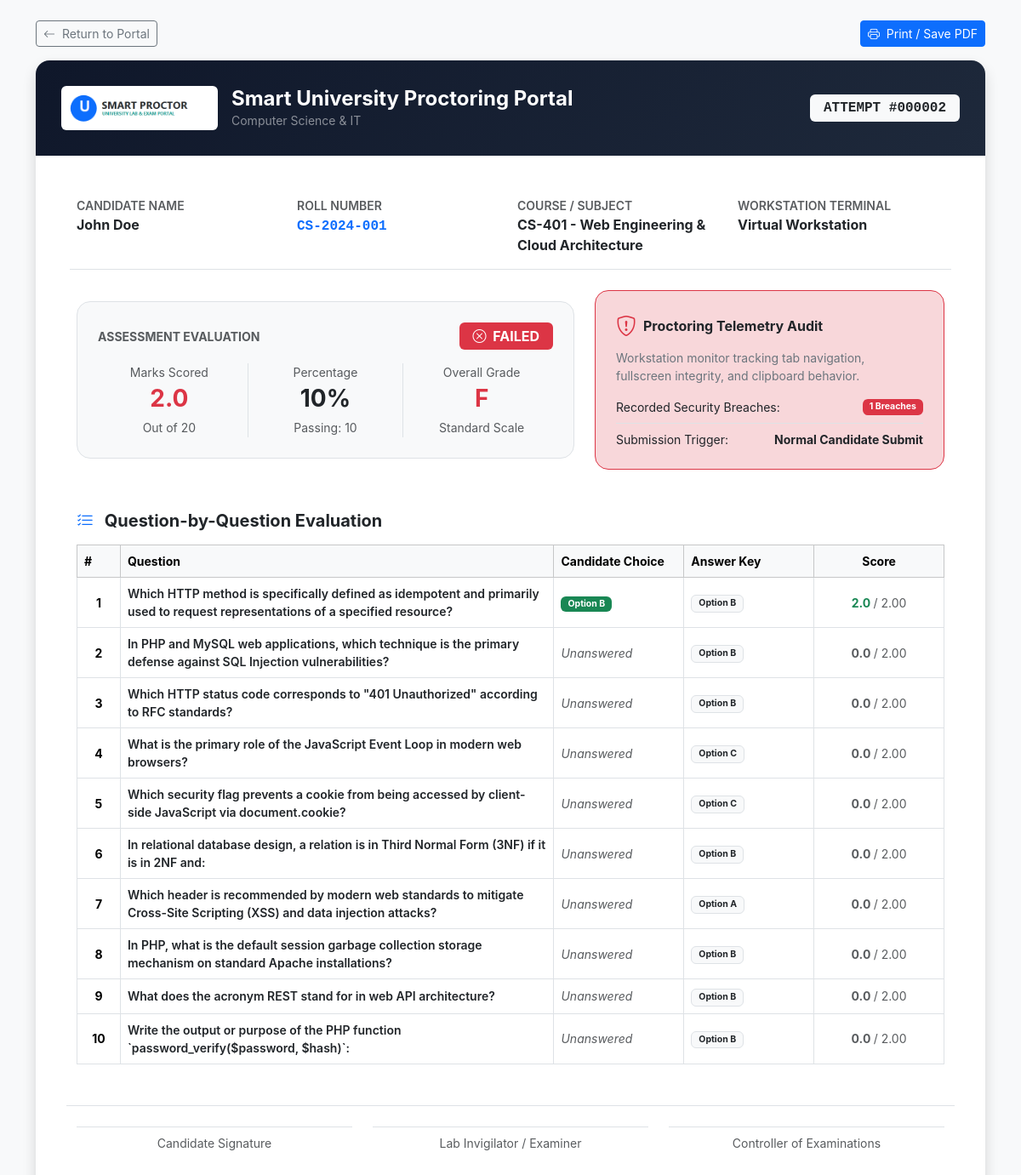
Screenshot of /student/result_card.php?attempt_id=2 (signed in) with the database file from the repository.
### tables this page shows
CREATE TABLE `exam_attempts` (
  `id` int(11) NOT NULL AUTO_INCREMENT,
  `exam_id` int(11) NOT NULL,
  `student_id` int(11) NOT NULL,
  `lab_pc_id` int(11) DEFAULT NULL,
  `start_time` datetime DEFAULT current_timestamp(),
  `end_time` datetime DEFAULT NULL,
  `submitted_at` datetime DEFAULT NULL,
  `total_score` decimal(6,2) DEFAULT 0.00,
  `status` enum('in_progress','completed','disqualified','timed_out') NOT NULL DEFAULT 'in_progress',
  `violation_count` int(11) NOT NULL DEFAULT 0,
  `is_auto_submitted` tinyint(1) NOT NULL DEFAULT 0,
  `ip_address` varchar(45) DEFAULT NULL,
  PRIMARY KEY (`id`),
  KEY `exam_id` (`exam_id`),
  KEY `student_id` (`student_id`),
  KEY `lab_pc_id` (`lab_pc_id`),
  CONSTRAINT `exam_attempts_ibfk_1` FOREIGN KEY (`exam_id`) REFERENCES `exams` (`id`) ON DELETE CASCADE,
  CONSTRAINT `exam_attempts_ibfk_2` FOREIGN KEY (`student_id`) REFERENCES `users` (`id`) ON DELETE CASCADE,
  CONSTRAINT `exam_attempts_ibfk_3` FOREIGN KEY (`lab_pc_id`) REFERENCES `lab_pcs` (`id`) ON DELETE SET NULL
);

CREATE TABLE `courses` (
  `id` int(11) NOT NULL AUTO_INCREMENT,
  `course_code` varchar(30) NOT NULL,
  `course_name` varchar(150) NOT NULL,
  `department` varchar(100) NOT NULL,
  `teacher_id` int(11) DEFAULT NULL,
  `description` text DEFAULT NULL,
  `created_at` datetime DEFAULT current_timestamp(),
  PRIMARY KEY (`id`),
  UNIQUE KEY `course_code` (`course_code`),
  KEY `teacher_id` (`teacher_id`),
  CONSTRAINT `courses_ibfk_1` FOREIGN KEY (`teacher_id`) REFERENCES `users` (`id`) ON DELETE SET NULL
);

CREATE TABLE `users` (
  `id` int(11) NOT NULL AUTO_INCREMENT,
  `username` varchar(50) NOT NULL,
  `email` varchar(100) NOT NULL,
  `password` varchar(255) NOT NULL,
  `full_name` varchar(100) NOT NULL,
  `role` enum('admin','teacher','student') NOT NULL DEFAULT 'student',
  `roll_number` varchar(50) DEFAULT NULL,
  `phone` varchar(20) DEFAULT NULL,
  `avatar` varchar(255) DEFAULT 'default_avatar.png',
  `status` enum('active','inactive') NOT NULL DEFAULT 'active',
  `created_at` datetime DEFAULT current_timestamp(),
  PRIMARY KEY (`id`),
  UNIQUE KEY `username` (`username`),
  UNIQUE KEY `email` (`email`)
);

CREATE TABLE `exams` (
  `id` int(11) NOT NULL AUTO_INCREMENT,
  `course_id` int(11) NOT NULL,
  `teacher_id` int(11) NOT NULL,
  `title` varchar(200) NOT NULL,
  `description` text DEFAULT NULL,
  `exam_code` varchar(30) NOT NULL,
  `duration_minutes` int(11) NOT NULL DEFAULT 45,
  `total_marks` decimal(6,2) NOT NULL DEFAULT 50.00,
  `passing_marks` decimal(6,2) NOT NULL DEFAULT 20.00,
  `max_violations` int(11) NOT NULL DEFAULT 3,
  `start_time` datetime NOT NULL,
  `end_time` datetime NOT NULL,
  `status` enum('draft','published','ongoing','completed') NOT NULL DEFAULT 'draft',
  `shuffle_questions` tinyint(1) NOT NULL DEFAULT 1,
  `created_at` datetime DEFAULT current_timestamp(),
  PRIMARY KEY (`id`),
  UNIQUE KEY `exam_code` (`exam_code`),
  KEY `course_id` (`course_id`),
  KEY `teacher_id` (`teacher_id`),
  CONSTRAINT `exams_ibfk_1` FOREIGN KEY (`course_id`) REFERENCES `courses` (`id`) ON DELETE CASCADE,
  CONSTRAINT `exams_ibfk_2` FOREIGN KEY (`teacher_id`) REFERENCES `users` (`id`) ON DELETE CASCADE
);

CREATE TABLE `student_answers` (
  `id` int(11) NOT NULL AUTO_INCREMENT,
  `attempt_id` int(11) NOT NULL,
  `question_id` int(11) NOT NULL,
  `selected_option` varchar(20) DEFAULT NULL,
  `answer_text` text DEFAULT NULL,
  `marks_awarded` decimal(5,2) DEFAULT 0.00,
  `is_correct` tinyint(1) DEFAULT 0,
  `answered_at` datetime DEFAULT current_timestamp() ON UPDATE current_timestamp(),
  PRIMARY KEY (`id`),
  UNIQUE KEY `uniq_attempt_question` (`attempt_id`,`question_id`),
  KEY `question_id` (`question_id`),
  CONSTRAINT `student_answers_ibfk_1` FOREIGN KEY (`attempt_id`) REFERENCES `exam_attempts` (`id`) ON DELETE CASCADE,
  CONSTRAINT `student_answers_ibfk_2` FOREIGN KEY (`question_id`) REFERENCES `questions` (`id`) ON DELETE CASCADE
);

CREATE TABLE `questions` (
  `id` int(11) NOT NULL AUTO_INCREMENT,
  `exam_id` int(11) NOT NULL,
  `question_text` text NOT NULL,
  `question_type` enum('mcq','coding','short') NOT NULL DEFAULT 'mcq',
  `option_a` text DEFAULT NULL,
  `option_b` text DEFAULT NULL,
  `option_c` text DEFAULT NULL,
  `option_d` text DEFAULT NULL,
  `correct_option` varchar(20) NOT NULL,
  `marks` decimal(5,2) NOT NULL DEFAULT 2.00,
  `question_image` varchar(255) DEFAULT NULL,
  `created_at` datetime DEFAULT current_timestamp(),
  PRIMARY KEY (`id`),
  KEY `exam_id` (`exam_id`),
  CONSTRAINT `questions_ibfk_1` FOREIGN KEY (`exam_id`) REFERENCES `exams` (`id`) ON DELETE CASCADE
);

### student/result_card.php (the view, shortened to what the rows shown need)
<?php
$attemptId = !empty($_GET['attempt_id']) ? intval($_GET['attempt_id']) : 0;
$pdo = getDb();
$stmt = $pdo->prepare("SELECT a.*, e.title as exam_title, e.exam_code, e.total_marks, e.passing_marks, e.duration_minutes,
                       c.course_code, c.course_name, c.department,
                       u.full_name, u.roll_number, u.email,
                       p.pc_name, p.lab_room
                       FROM exam_attempts a
                       JOIN exams e ON a.exam_id = e.id
                       JOIN courses c ON e.course_id = c.id
                       JOIN users u ON a.student_id = u.id
                       LEFT JOIN lab_pcs p ON a.lab_pc_id = p.id
                       WHERE a.id = ?");
$stmt->execute([$attemptId]);
$attempt = $stmt->fetch();
$qStmt = $pdo->prepare("SELECT q.id as question_id, q.question_text, q.question_type, q.marks, q.correct_option,
                        sa.selected_option, sa.answer_text, sa.marks_awarded, sa.is_correct
                        FROM questions q
                        LEFT JOIN student_answers sa ON (sa.question_id = q.id AND sa.attempt_id = ?)
                        WHERE q.exam_id = ?
                        ORDER BY q.id ASC");
$qStmt->execute([$attemptId, $attempt['exam_id']]);
$answers = $qStmt->fetchAll();
$totalMarks = (float)$attempt['total_marks'];
$passingMarks = (float)$attempt['passing_marks'];
$obtainedMarks = (float)$attempt['total_score'];
$percentage = ($totalMarks > 0) ? round(($obtainedMarks / $totalMarks) * 100, 1) : 0;
$isDisqualified = ($attempt['status'] === 'disqualified');
$isPassed = (!$isDisqualified && $obtainedMarks >= $passingMarks);
?>
<!DOCTYPE html>
<html lang="en">
<head>
    <link rel="stylesheet" href="<?= BASE_URL ?>/assets/css/bootstrap.min.css">
    <link rel="stylesheet" href="<?= BASE_URL ?>/assets/css/bootstrap-icons.min.css">
    <link rel="stylesheet" href="<?= BASE_URL ?>/assets/css/style.css">
</head>
<body class="bg-light py-4">
<div class="container my-auto">
    <div class="card shadow border-0 rounded-4 overflow-hidden bg-white mb-4">
        <div class="scorecard-banner">
            <div class="d-flex flex-column flex-md-row justify-content-between align-items-md-center gap-3">
                <div class="d-flex align-items-center gap-3">
                    <div>
                        <h4 class="fw-bold mb-0 text-white"><?= htmlspecialchars(APP_NAME) ?></h4>
                        <div class="text-white-50 small"><?= htmlspecialchars($attempt['department'] ?? 'Department of Examinations') ?></div>
                    </div>
                </div>
                <div class="text-md-end">
                    <span class="badge bg-light text-dark font-monospace px-3 py-2 fs-6">
                        ATTEMPT #<?= str_pad($attempt['id'], 6, '0', STR_PAD_LEFT) ?>
                    </span>
                </div>
            </div>
        </div>
        <div class="card-body p-4 p-md-5">
            <div class="row g-3 mb-4 pb-3 border-bottom">
                <div class="col-sm-6 col-md-3">
                    <small class="text-muted text-uppercase fw-semibold d-block">Candidate Name</small>
                    <strong class="text-dark fs-6"><?= htmlspecialchars($attempt['full_name']) ?></strong>
                </div>
                <div class="col-sm-6 col-md-3">
                    <small class="text-muted text-uppercase fw-semibold d-block">Roll Number</small>
                    <strong class="font-monospace text-primary fs-6"><?= htmlspecialchars($attempt['roll_number'] ?? 'N/A') ?></strong>
                </div>
                <div class="col-sm-6 col-md-3">
                    <small class="text-muted text-uppercase fw-semibold d-block">Course / Subject</small>
                    <strong class="text-dark fs-6"><?= htmlspecialchars($attempt['course_code']) ?> - <?= htmlspecialchars($attempt['course_name']) ?></strong>
                </div>
            </div>
            <div class="row g-4 align-items-center mb-5">
                <div class="col-md-7">
                    <div class="p-4 rounded-4 bg-light border">
                        <div class="row g-3 text-center">
                            <div class="col-4">
                                <small class="text-muted d-block">Marks Scored</small>
                                <h3 class="fw-bold my-1 <?= $isPassed ? 'text-success' : 'text-danger' ?>">
                                    <?= number_format($obtainedMarks, 1) ?>
                                </h3>
                                <small class="text-muted">Out of <?= $totalMarks ?></small>
                            </div>
                            <div class="col-4 border-start border-end">
                                <small class="text-muted d-block">Percentage</small>
                                <h3 class="fw-bold my-1 text-dark"><?= $percentage ?>%</h3>
                                <small class="text-muted">Passing: <?= $passingMarks ?></small>
                            </div>
                        </div>
                    </div>
                </div>
                <div class="col-md-5">
                    <div class="p-4 rounded-4 border <?= ($attempt['violation_count'] > 0 ? 'bg-danger-subtle border-danger' : 'bg-success-subtle border-success') ?>">
                        <div class="d-flex justify-content-between align-items-center small">
                            <span>Recorded Security Breaches:</span>
                            <span class="badge <?= ($attempt['violation_count'] > 0 ? 'bg-danger' : 'bg-success') ?> px-2 py-1">
                                <?= $attempt['violation_count'] ?> Breaches
                            </span>
                        </div>
                    </div>
                </div>
            </div>
            <div class="table-responsive">
                <table class="table table-bordered align-middle small mb-0">
                    <thead class="table-light">
                        <tr>
                            <th style="width: 5%;">#</th>
                            <th style="width: 50%;">Question</th>
                            <th style="width: 15%;">Candidate Choice</th>
                            <th style="width: 15%;">Answer Key</th>
                            <th style="width: 15%;" class="text-center">Score</th>
                        </tr>
                    </thead>
                    <tbody>
                        <?php foreach ($answers as $idx => $ans):
                            $correct = ($ans['is_correct'] == 1);
                        ?>
                            <tr>
                                <td class="fw-bold text-center"><?= $idx + 1 ?></td>
                                <td>
                                    <div class="fw-semibold text-dark"><?= nl2br(htmlspecialchars($ans['question_text'])) ?></div>
                                </td>
                                <td>
                                    <?php if (!empty($ans['selected_option'])): ?>
                                        <span class="badge <?= $correct ? 'bg-success' : 'bg-danger' ?> px-2 py-1">
                                            Option <?= htmlspecialchars($ans['selected_option']) ?>
                                        </span>
                                    <?php else: ?>
                                        <span class="text-muted fst-italic">Unanswered</span>
                                    <?php endif; ?>
                                </td>
                                <td>
                                    <span class="badge bg-light text-dark border px-2 py-1">
                                        Option <?= htmlspecialchars($ans['correct_option']) ?>
                                    </span>
                                </td>
                                <td class="text-center">
                                    <strong class="<?= $correct ? 'text-success' : 'text-muted' ?>">
                                        <?= number_format($ans['marks_awarded'] ?? 0, 1) ?>
                                    </strong>
                                    <span class="text-muted">/ <?= $ans['marks'] ?></span>
                                </td>
                            </tr>
                        <?php endforeach; ?>
                    </tbody>
                </table>
            </div>
        </div>
    </div>
</div>
</body>
</html>

### rows the page displays
exam_attempts: courses.department "Computer Science & IT", id "000002", student.full_name "John Doe", student.roll_number "CS-2024-001", courses.course_code "CS-401", courses.course_name "Web Engineering & Cloud Architecture", total_score "2.0", exam.total_marks "20", percentage "10", exam.passing_marks "10", violation_count "1"
student_answers: question.question_text "Which HTTP method is specifically defined as idempotent and primarily used to request representations of a specified resource?", selected_option "B", question.correct_option "B", marks_awarded "2.0", question.marks "2.00"
questions: question_text "In PHP and MySQL web applications, which technique is the primary defense against SQL Injection vulnerabilities?", shows "Unanswered", correct_option "B", marks_awarded "0.0", marks "2.00"
questions: question_text "Which HTTP status code corresponds to \"401 Unauthorized\" according to RFC standards?", shows "Unanswered", correct_option "B", marks_awarded "0.0", marks "2.00"
questions: question_text "What is the primary role of the JavaScript Event Loop in modern web browsers?", shows "Unanswered", correct_option "C", marks_awarded "0.0", marks "2.00"
questions: question_text "Which security flag prevents a cookie from being accessed by client-side JavaScript via document.cookie?", shows "Unanswered", correct_option "C", marks_awarded "0.0", marks "2.00"
questions: question_text "In relational database design, a relation is in Third Normal Form (3NF) if it is in 2NF and:", shows "Unanswered", correct_option "B", marks_awarded "0.0", marks "2.00"
questions: question_text "Which header is recommended by modern web standards to mitigate Cross-Site Scripting (XSS) and data injection attacks?", shows "Unanswered", correct_option "A", marks_awarded "0.0", marks "2.00"
questions: question_text "In PHP, what is the default session garbage collection storage mechanism on standard Apache installations?", shows "Unanswered", correct_option "B", marks_awarded "0.0", marks "2.00"
questions: question_text "What does the acronym REST stand for in web API architecture?", shows "Unanswered", correct_option "B", marks_awarded "0.0", marks "2.00"
questions: question_text "Write the output or purpose of the PHP function `password_verify($password, $hash)`:", shows "Unanswered", correct_option "B", marks_awarded "0.0", marks "2.00"

### other values shown
APP_NAME "Smart University Proctoring Portal"
$attempt['pc_name'] "Virtual Workstation"
$grade "F"
